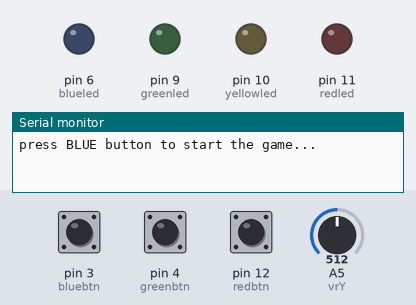
The sketch below on a simulated Arduino Uno, built with avr-gcc and run on an emulated ATmega328P. Parts: output pins drawn as LEDs (lit = HIGH), the last lines printed to the serial monitor. Dashed ring = blinking. The inputs (shaded band) are chosen by the test bench; at power-on: pin 3 (bluebtn) HIGH, A5 (vrY) = 512, pin 4 (greenbtn) HIGH, pin 12 (redbtn) HIGH.

Above: at 1.2 s.
1.3 s: pin 3 (bluebtn) pulled LOW for 0.15 s
2.9 s: A5 (vrY) set to 0
At 3.02 s:
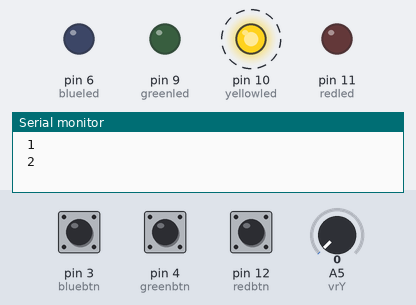
5.9 s: pin 4 (greenbtn) pulled LOW for 0.15 s
At 6.03 s:
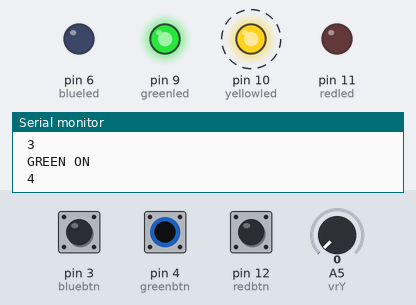
8.9 s: pin 12 (redbtn) pulled LOW for 0.15 s
At 9.04 s:
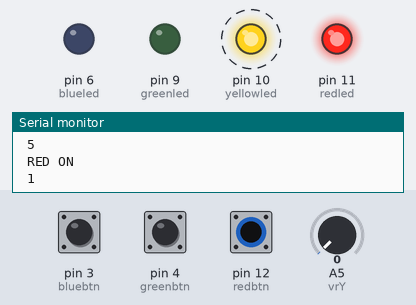
11.9 s: A5 (vrY) set to 1023
At 12.06 s:
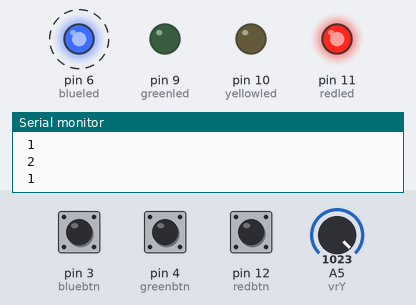
14.9 s: pin 4 (greenbtn) pulled LOW for 1 s
At 15.07 s:
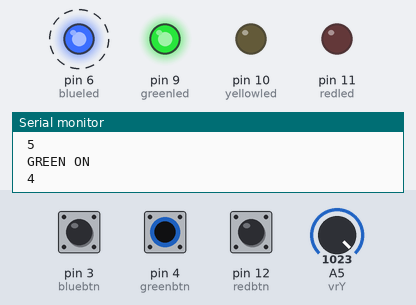
Timing chart, 0 to 18.9 s (numbered marks = the images above; inputs shaded):
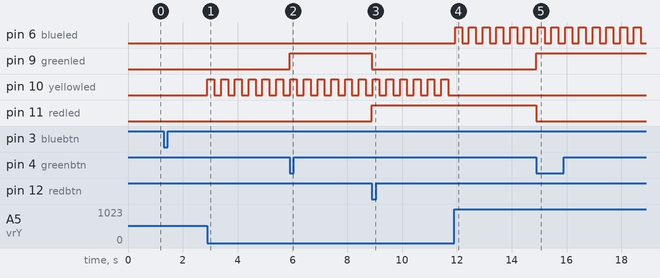

Measured:
- after the input at 2.9 s, pin 10 (yellowled): alternates HIGH for 0.25 s and LOW for 0.25 s, starting at once
- after the input at 5.9 s, pin 9 (greenled): LOW → HIGH at once
- after the input at 8.9 s, pin 9 (greenled): HIGH → LOW at once; pin 11 (redled): LOW → HIGH at once
- after the input at 11.9 s, pin 6 (blueled): alternates HIGH for 0.25 s and LOW for 0.25 s, starting at once; pin 10 (yellowled): stops changing and stays LOW
- after the input at 14.9 s, pin 9 (greenled): LOW → HIGH at once; pin 11 (redled): HIGH → LOW at once

The sketch:

arduino_Game.ino
```cpp
#define redbtn 12
#define greenbtn 4
#define bluebtn 3
#define yellowbtn 2


#define redled 11
#define greenled 9
#define blueled 6
#define yellowled 10

#define vrY 5
#define swbtn A4


bool isRedon;
bool isGreenon;
bool joystate;
bool joystate2;
bool check;
bool startgame;
bool trigger;


int abletopressagain = 250;
int joyRate = 250;
int casestime = 250;
unsigned long redtimetopin;
unsigned long greentimetopin;
unsigned long timeforjoystick;
unsigned long timeforjoystick2;
unsigned long casespin;
unsigned long timetostartgame;


#define wait4start 1
#define pingame 2
#define gameon 3
#define backdoor 4
int gamestate;

#define answer1 1
#define answer2 2
#define answer3 3
#define answer4 4
#define answer5 5
#define exitloop 6

int currState;
int flag = 1;


void setup() {

  Serial.begin(9600);

  pinMode(redbtn, INPUT_PULLUP);
  pinMode(greenbtn, INPUT_PULLUP);
  pinMode(bluebtn, INPUT_PULLUP);

  pinMode(redled, OUTPUT);
  pinMode(greenled, OUTPUT);
  pinMode(blueled, OUTPUT);
  pinMode(yellowled, OUTPUT);

  isRedon = false;
  isGreenon = false;
  joystate = false;
  joystate2 = false;
  check = true;
  startgame = true;
  trigger = true;

  redtimetopin = millis();
  greentimetopin = millis();
  timeforjoystick = millis();
  timeforjoystick2 = millis();
  casespin = millis();


  currState = answer1;
  gamestate = wait4start;

}

void loop() {

  startgame = true;
  switch (gamestate) {
    case wait4start: Serial.println("press BLUE button to start the game...");
      while (startgame) {
        if (digitalRead(bluebtn) == LOW) {
          startgame = false;
        }
      }
      gamestate = pingame;
      break;

    case pingame: timetostartgame = millis();
      gamestate = gameon;
      break;
    case gameon:

      MainGame();
      reset();
      gamestate = backdoor;

      break;
    case backdoor:
      LedOff();
      gamestate = wait4start ;
      break;

  }

}

//------------------------------------------------------RED LED
void Controlredled() {

  redtimetopin = millis();
  if (isRedon) {

    Redoff();
    Serial.println(" RED OFF ");
  } else {


    Redon();
    Serial.println(" RED ON ");
    Greenoff();


  }

}


void Redon() {

  digitalWrite(redled, HIGH);
  isRedon = true;


}

void Redoff() {

  digitalWrite(redled, LOW);
  isRedon = false;

}


//--------------------------------------------------------GREEN LED

void Controlgreenled() {

  greentimetopin = millis();
  if (isGreenon) {

    Greenoff();
    Serial.println(" GREEN OFF ");
  } else {


    Greenon();
    Serial.println(" GREEN ON ");
    Redoff();

  }

}

void Greenon() {

  digitalWrite(greenled, HIGH);
  isGreenon = true;

}

void Greenoff() {

  digitalWrite(greenled, LOW);
  isGreenon = false;


}


//--------------------------------------------------------JOYSTICK DOWN

void controljoystick() {
  timeforjoystick = millis();
  if (joystate) {
    yellowoff();

  } else {
    yellowon();
    blueoff();
  }
}


void yellowoff() {

  digitalWrite(yellowled, LOW);
  joystate = false;
}
void yellowon() {
  digitalWrite(yellowled, HIGH);
  joystate = true;
}
//--------------------------------------------------------JOYSTICK UP

void controljoystick2() {
  timeforjoystick2 = millis();
  if (joystate2) {
    blueoff();
  } else {
    blueon();
    yellowoff();
  }
}

void blueoff() {

  digitalWrite(blueled, LOW);
  joystate2 = false;

}

void blueon() {

  digitalWrite(blueled, HIGH);
  joystate2 = true;

}
//--------------------------------------------------------MAIN GAME

void MainGame() {
  Serial.println("The game has started,you have 60 seconds to be done , GOOD LUCK.");
  while (trigger) {

    switch (currState) {

      case answer1: Serial.println(" 1 ");
        isRedon = false;
        isGreenon = false;
        while (check && flag == 1 && millis() - casespin  > casestime ) {

          int y = analogRead(vrY);
          if (y == 0 && millis() - timeforjoystick > joyRate) {

            controljoystick();

            flag = 2;
            check = false;
            currState = answer2;


          } else if (y == 1023 && millis() - timeforjoystick2 > joyRate) {

            controljoystick2();

            flag = 5;
            currState = answer5;

          } else if (digitalRead(redbtn) == LOW && millis() - redtimetopin > abletopressagain) {

            Controlredled();


          }  else if (digitalRead(greenbtn) == LOW && millis() - greentimetopin > abletopressagain) {


            Controlgreenled();

          } else {
            leaving();
          }


        }

        break;

      case answer2: Serial.println(" 2 ");
        timeforjoystick = millis();
        timeforjoystick2 = millis();

        isRedon = false;
        isGreenon = false;
        while (!check && flag == 2 && millis() - casespin  > casestime ) {

          int y = analogRead(vrY);
          if (y == 0 && millis() - timeforjoystick > joyRate) {

            controljoystick();
            flag = 3;
            check = true;
            currState = answer3;


          } else if (y == 1023 && millis() - timeforjoystick2 > joyRate) {

            controljoystick2();
            flag = 1;
            check = true;
            currState = answer1;

          } else if (digitalRead(redbtn) == LOW && millis() - redtimetopin > abletopressagain) {

            Controlredled();


          }  else if (digitalRead(greenbtn) == LOW && millis() - greentimetopin > abletopressagain) {

            Controlgreenled();

          } else {
            leaving();
          }


        }
        break;
      case answer3: Serial.println(" 3 ");

        timeforjoystick = millis();
        timeforjoystick2 = millis();
        isRedon = false;
        isGreenon = false;

        while (check && flag == 3 && millis() - casespin  > casestime ) {

          int y = analogRead(vrY);
          if (y == 0 && millis() - timeforjoystick > joyRate) {

            controljoystick();
            flag = 4;
            check = false;
            currState = answer4;


          } else if (y == 1023 && millis() - timeforjoystick2 > joyRate) {

            controljoystick2();
            flag = 2;
            check = false;
            currState = answer2;

          } else if (digitalRead(redbtn) == LOW && millis() - redtimetopin > abletopressagain) {

            Controlredled();


          }  else if (digitalRead(greenbtn) == LOW && millis() - greentimetopin > abletopressagain) {

            Controlgreenled();

          } else {
            leaving();

          }

        }
        break;

      case answer4: Serial.println(" 4 ");


        timeforjoystick = millis();
        timeforjoystick2 = millis();
        isRedon = false;
        isGreenon = false;

        while (!check && flag == 4 && millis() - casespin  > casestime ) {

          int y = analogRead(vrY);
          if (y == 0 && millis() - timeforjoystick > joyRate) {

            controljoystick();
            flag = 5;
            check = true;
            currState = answer5;


          } else if (y == 1023 && millis() - timeforjoystick2 > joyRate) {

            controljoystick2();
            flag = 3;
            check = true;
            currState = answer3;

          } else if (digitalRead(redbtn) == LOW && millis() - redtimetopin > abletopressagain) {

            Controlredled();


          }  else if (digitalRead(greenbtn) == LOW && millis() - greentimetopin > abletopressagain) {

            Controlgreenled();

          } else {
            leaving();

          }

        }
        break;

      case answer5: Serial.println(" 5 ");

        timeforjoystick = millis();
        timeforjoystick2 = millis();
        isRedon = false;
        isGreenon = false;
        while (check && flag == 5 && millis() - casespin  > casestime ) {

          int y = analogRead(vrY);
          if (y == 0 && millis() - timeforjoystick > joyRate) {

            controljoystick();
            flag = 1;
            currState = answer1;


          } else if (y == 1023 && millis() - timeforjoystick2 > joyRate) {

            controljoystick2();
            flag = 4;
            check = false;
            currState = answer4;

          } else  if (digitalRead(redbtn) == LOW && millis() - redtimetopin > abletopressagain) {

            Controlredled();


          }  else if (digitalRead(greenbtn) == LOW && millis() - greentimetopin > abletopressagain) {

            Controlgreenled();

          } else {
            leaving();

          }

        }
        break;

    }


  }
}
//--------------------------------------------------------------------------RESET MAINGAME SETTINGS
void reset() {
  flag = 1;
  currState = answer1;
  trigger = true;
  check = true;
}
//--------------------------------------------------------------------------FOR EXITING THE ANSWERS
void leaving() {


  if (millis() - timetostartgame > 60000) {
    flag = 100;
    currState = exitloop;
    trigger = false;
  }
}
//--------------------------------------------------------------------------TURN OFF LIGHTS WHEN LEAVING

void LedOff() {

  digitalWrite(redled, LOW);
  digitalWrite(greenled, LOW);
  digitalWrite(blueled, LOW);
  digitalWrite(yellowled, LOW);
  Serial.println("bye bye...");
  delay(500);


}
```
